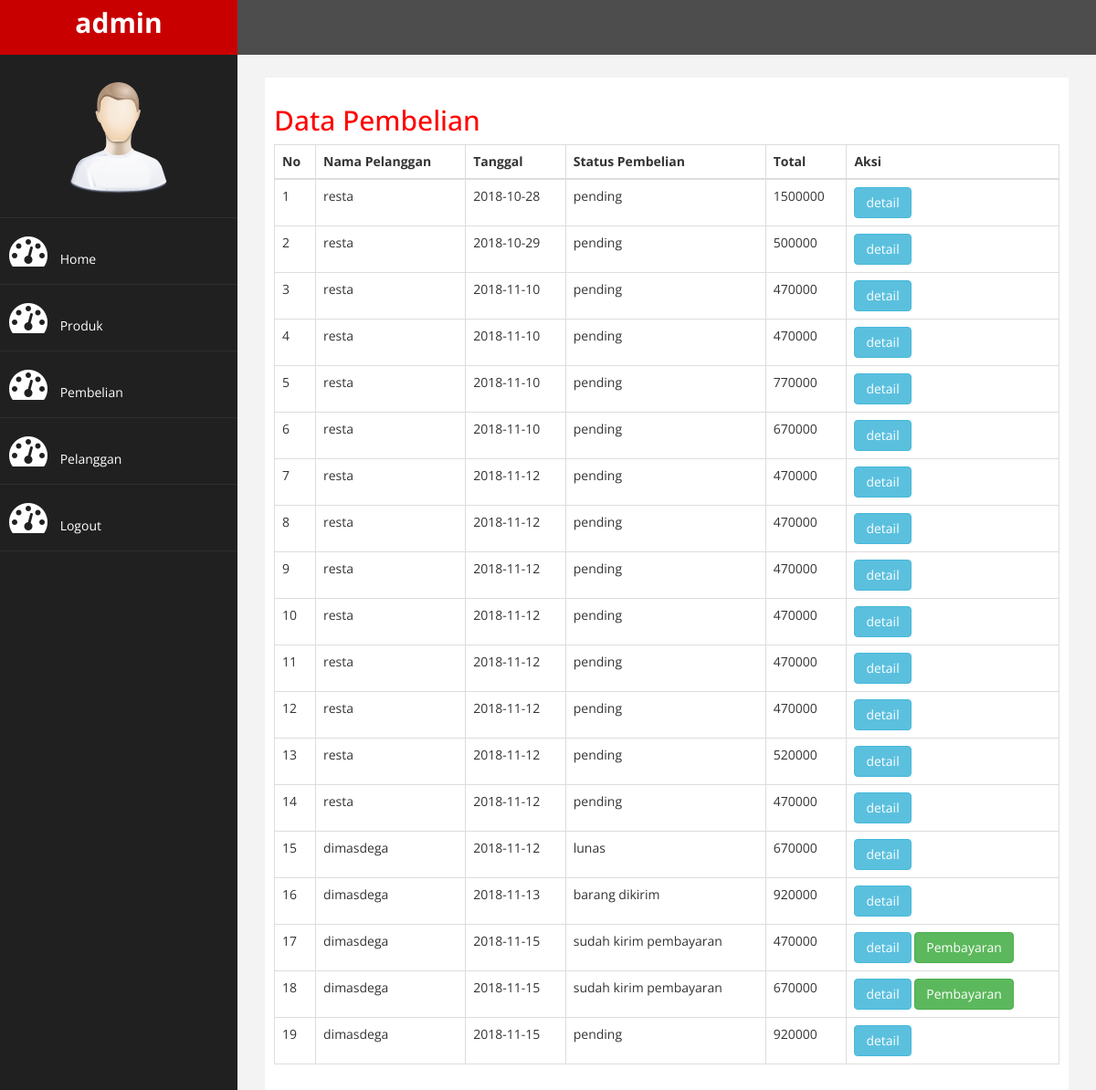
The page /trainittoko/admin/index.php?halaman=pembelian (signed in) on the database its author committed.
### tables this page shows
CREATE TABLE `pembelian` (
  `id_pembelian` int(11) NOT NULL,
  `id_pelanggan` int(11) NOT NULL,
  `id_ongkir` int(11) NOT NULL,
  `tanggal_pembelian` date NOT NULL,
  `total_pembelian` int(11) NOT NULL,
  `nama_kota` varchar(100) NOT NULL,
  `tarif` int(11) NOT NULL,
  `alamat_pengiriman` text NOT NULL,
  `status_pembelian` varchar(100) NOT NULL DEFAULT 'pending',
  `resi_pengiriman` varchar(50) NOT NULL
);

CREATE TABLE `pelanggan` (
  `id_pelanggan` int(11) NOT NULL,
  `email_pelanggan` varchar(100) NOT NULL,
  `password_pelanggan` varchar(50) NOT NULL,
  `nama_pelanggan` varchar(100) NOT NULL,
  `telepon_pelanggan` varchar(25) NOT NULL,
  `alamat_pelanggan` text NOT NULL
);

### trainittoko/admin/pembelian.php (the view)
<h2>Data Pembelian</h2>
<table class="table table-bordered">
	<thead>
		<tr>
			<th>No</th>
			<th>Nama Pelanggan</th>
			<th>Tanggal</th>
			<th>Status Pembelian</th>
			<th>Total</th>
			<th>Aksi</th>
		</tr>
	</thead>
	<tbody>
		<?php $nomor=1; ?>
		<?php $ambil=$koneksi->query("SELECT * FROM Pembelian JOIN Pelanggan ON pembelian.id_pelanggan=pelanggan.id_pelanggan"); ?>
		<?php while($pecah = $ambil->fetch_assoc()){ ?>
		<tr>
			<td><?php echo $nomor; ?></td>
			<td><?php echo $pecah['nama_pelanggan']; ?></td>
			<td><?php echo $pecah['tanggal_pembelian']; ?></td>
			<td><?php echo $pecah['status_pembelian']; ?></td>
			<td><?php echo $pecah['total_pembelian']; ?></td>
			<td>
				<a href="index.php?halaman=detail&id=<?php echo $pecah['id_pembelian'];?>" class="btn btn-info">detail</a>
				<?php if ($pecah['status_pembelian']=="sudah kirim pembayaran"): ?>
				<a href="index.php?halaman=pembayaran&id=<?php echo $pecah['id_pembelian'] ?>" class="btn btn-success">Pembayaran</a>
			<?php endif ?>
			</td>
		</tr>
		<?php $nomor++;  ?>
	<?php } ?>
	</tbody>
</table>

### trainittoko/admin/assets/css/custom.css (style rules this page uses)
body { font-family: 'Open Sans', sans-serif; }
h2 { color: #f00; }

### rows shown on the page
pembelian: id_pelanggan.nama_pelanggan "resta", tanggal_pembelian "2018-10-28", status_pembelian "pending", total_pembelian "1500000"
pembelian: id_pelanggan.nama_pelanggan "resta", tanggal_pembelian "2018-10-29", status_pembelian "pending", total_pembelian "500000"
pembelian: id_pelanggan.nama_pelanggan "resta", tanggal_pembelian "2018-11-10", status_pembelian "pending", total_pembelian "470000"
pembelian: id_pelanggan.nama_pelanggan "resta", tanggal_pembelian "2018-11-10", status_pembelian "pending", total_pembelian "470000"
pembelian: id_pelanggan.nama_pelanggan "resta", tanggal_pembelian "2018-11-10", status_pembelian "pending", total_pembelian "770000"
pembelian: id_pelanggan.nama_pelanggan "resta", tanggal_pembelian "2018-11-10", status_pembelian "pending", total_pembelian "670000"
pembelian: id_pelanggan.nama_pelanggan "resta", tanggal_pembelian "2018-11-12", status_pembelian "pending", total_pembelian "470000"
pembelian: id_pelanggan.nama_pelanggan "resta", tanggal_pembelian "2018-11-12", status_pembelian "pending", total_pembelian "470000"
pembelian: id_pelanggan.nama_pelanggan "resta", tanggal_pembelian "2018-11-12", status_pembelian "pending", total_pembelian "470000"
pembelian: id_pelanggan.nama_pelanggan "resta", tanggal_pembelian "2018-11-12", status_pembelian "pending", total_pembelian "470000"
pembelian: id_pelanggan.nama_pelanggan "resta", tanggal_pembelian "2018-11-12", status_pembelian "pending", total_pembelian "470000"
pembelian: id_pelanggan.nama_pelanggan "resta", tanggal_pembelian "2018-11-12", status_pembelian "pending", total_pembelian "470000"
pembelian: id_pelanggan.nama_pelanggan "resta", tanggal_pembelian "2018-11-12", status_pembelian "pending", total_pembelian "520000"
pembelian: id_pelanggan.nama_pelanggan "resta", tanggal_pembelian "2018-11-12", status_pembelian "pending", total_pembelian "470000"
pembelian: id_pelanggan.nama_pelanggan "dimasdega", tanggal_pembelian "2018-11-12", status_pembelian "lunas", total_pembelian "670000"
pembelian: id_pelanggan.nama_pelanggan "dimasdega", tanggal_pembelian "2018-11-13", status_pembelian "barang dikirim", total_pembelian "920000"
pembelian: id_pelanggan.nama_pelanggan "dimasdega", tanggal_pembelian "2018-11-15", status_pembelian "sudah kirim pembayaran", total_pembelian "470000"
pembelian: id_pelanggan.nama_pelanggan "dimasdega", tanggal_pembelian "2018-11-15", status_pembelian "sudah kirim pembayaran", total_pembelian "670000"
pembelian: id_pelanggan.nama_pelanggan "dimasdega", tanggal_pembelian "2018-11-15", status_pembelian "pending", total_pembelian "920000"
